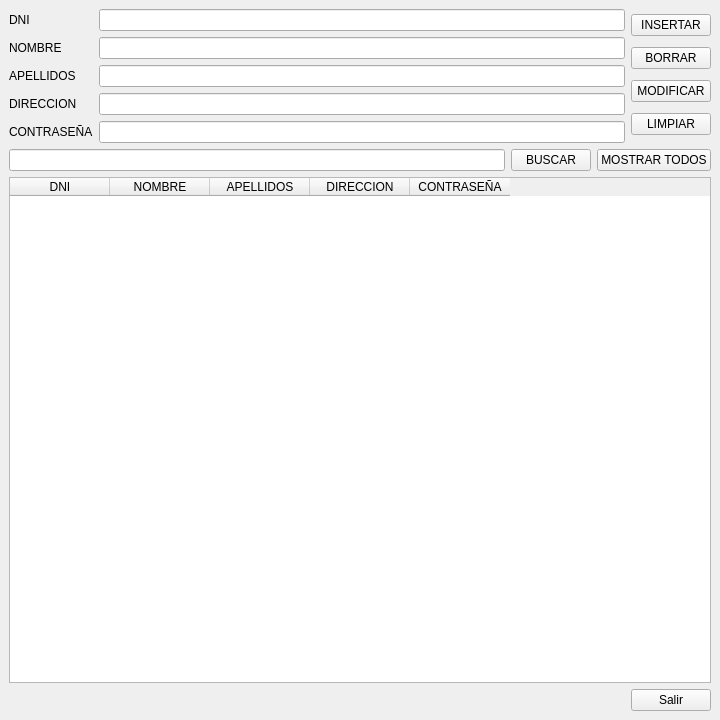
<?xml version="1.0" encoding="UTF-8"?>
<ui version="4.0">
 <class>MainWindow</class>
 <widget class="QMainWindow" name="MainWindow">
  <property name="geometry">
   <rect>
    <x>0</x>
    <y>0</y>
    <width>720</width>
    <height>720</height>
   </rect>
  </property>
  <property name="windowTitle">
   <string>DI 2025 - Qt Designer</string>
  </property>
  <widget class="QWidget" name="centralwidget">
   <layout class="QVBoxLayout" name="verticalLayout">
    <item>
     <layout class="QHBoxLayout" name="topLayout">
      <item>
       <layout class="QFormLayout" name="formLayout">
        <item row="0" column="0">
         <widget class="QLabel" name="labelDni">
          <property name="text"><string>DNI</string></property>
         </widget>
        </item>
        <item row="0" column="1">
         <widget class="QLineEdit" name="txtDni"/>
        </item>
        <item row="1" column="0">
         <widget class="QLabel" name="labelNombre">
          <property name="text"><string>NOMBRE</string></property>
         </widget>
        </item>
        <item row="1" column="1">
         <widget class="QLineEdit" name="txtNombre"/>
        </item>
        <item row="2" column="0">
         <widget class="QLabel" name="labelApellidos">
          <property name="text"><string>APELLIDOS</string></property>
         </widget>
        </item>
        <item row="2" column="1">
         <widget class="QLineEdit" name="txtApellidos"/>
        </item>
        <item row="3" column="0">
         <widget class="QLabel" name="labelDireccion">
          <property name="text"><string>DIRECCION</string></property>
         </widget>
        </item>
        <item row="3" column="1">
         <widget class="QLineEdit" name="txtDireccion"/>
        </item>
        <item row="4" column="0">
         <widget class="QLabel" name="labelContrasena">
          <property name="text"><string>CONTRASEÑA</string></property>
         </widget>
        </item>
        <item row="4" column="1">
         <widget class="QLineEdit" name="txtContrasena">
          <property name="echoMode">
           <enum>QLineEdit::Password</enum>
          </property>
         </widget>
        </item>
       </layout>
      </item>
      <item>
       <layout class="QVBoxLayout" name="buttonsRight">
        <item><widget class="QPushButton" name="btnInsertar"><property name="text"><string>INSERTAR</string></property></widget></item>
        <item><widget class="QPushButton" name="btnBorrar"><property name="text"><string>BORRAR</string></property></widget></item>
        <item><widget class="QPushButton" name="btnModificar"><property name="text"><string>MODIFICAR</string></property></widget></item>
        <item><widget class="QPushButton" name="btnLimpiar"><property name="text"><string>LIMPIAR</string></property></widget></item>
       </layout>
      </item>
     </layout>
    </item>

    <item>
     <layout class="QHBoxLayout" name="searchLayout">
      <item><widget class="QLineEdit" name="txtBuscar"/></item>
      <item><widget class="QPushButton" name="btnBuscar"><property name="text"><string>BUSCAR</string></property></widget></item>
      <item><widget class="QPushButton" name="btnMostrar"><property name="text"><string>MOSTRAR TODOS</string></property></widget></item>
     </layout>
    </item>

    <item>
     <widget class="QTableWidget" name="tabla">
      <property name="rowCount"><number>0</number></property>
      <property name="columnCount"><number>5</number></property>
      <column>
       <property name="text"><string>DNI</string></property>
      </column>
      <column>
       <property name="text"><string>NOMBRE</string></property>
      </column>
      <column>
       <property name="text"><string>APELLIDOS</string></property>
      </column>
      <column>
       <property name="text"><string>DIRECCION</string></property>
      </column>
      <column>
       <property name="text"><string>CONTRASEÑA</string></property>
      </column>
     </widget>
    </item>

    <item>
     <layout class="QHBoxLayout" name="bottomLayout">
      <item>
       <spacer name="horizontalSpacer">
        <property name="orientation"><enum>Qt::Horizontal</enum></property>
        <property name="sizeHint" stdset="0">
         <size><width>40</width><height>20</height></size>
        </property>
       </spacer>
      </item>
      <item>
       <widget class="QPushButton" name="btnSalir">
        <property name="text"><string>Salir</string></property>
       </widget>
      </item>
     </layout>
    </item>

   </layout>
  </widget>
 </widget>
 <resources/>
 <connections/>
</ui>
